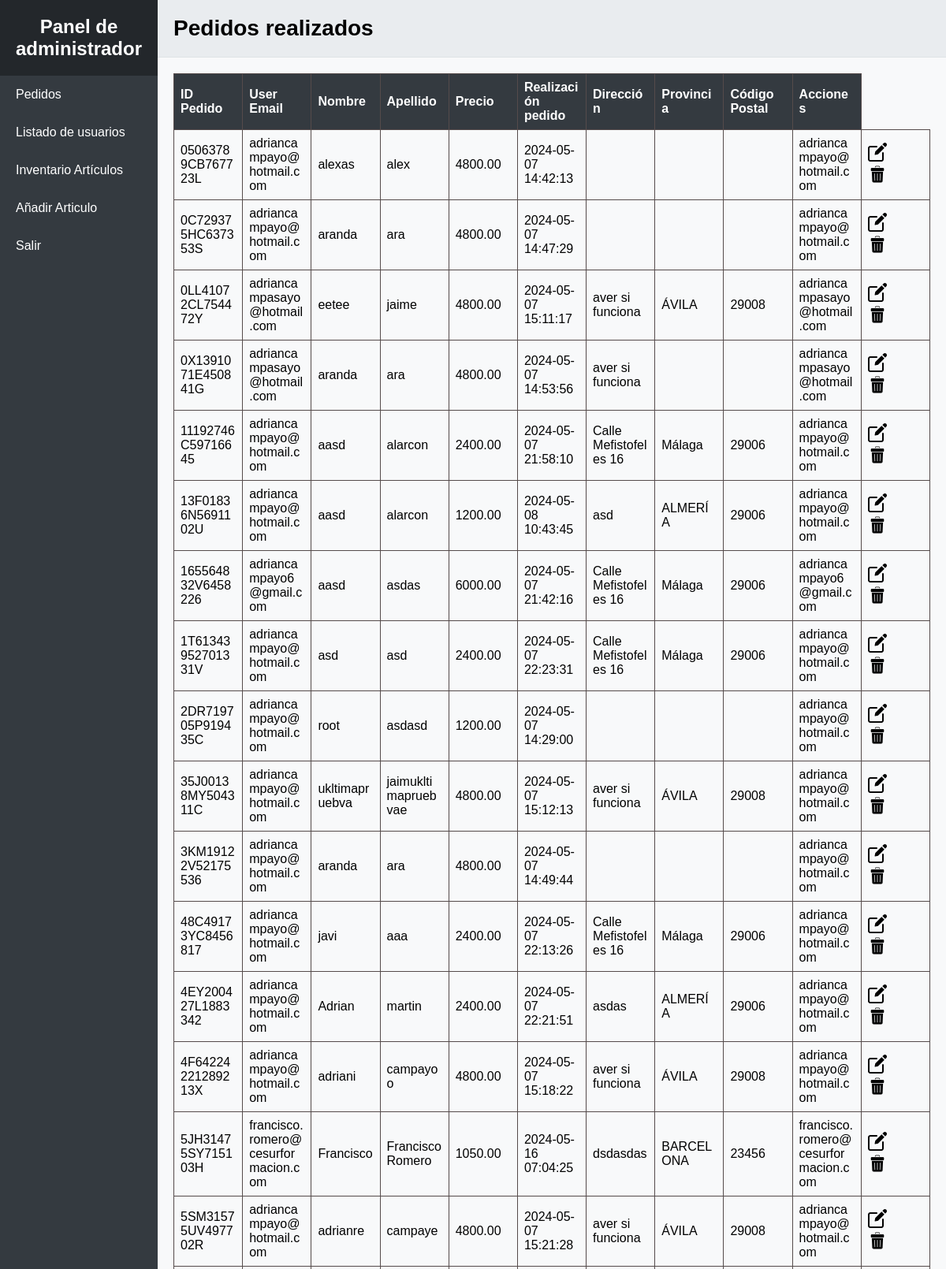
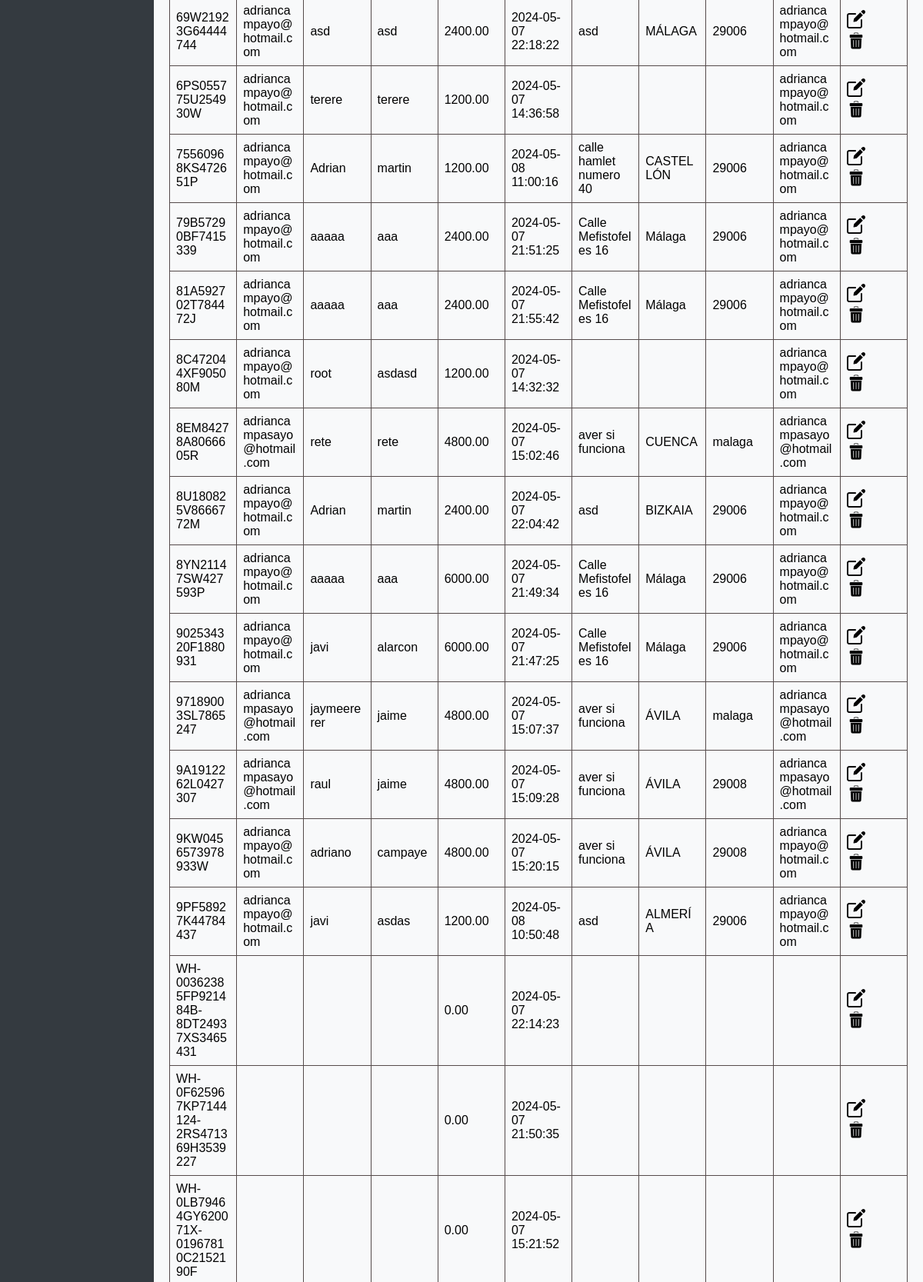
The app's page /admin.php (upper part), older data (2 pictures, top to bottom).
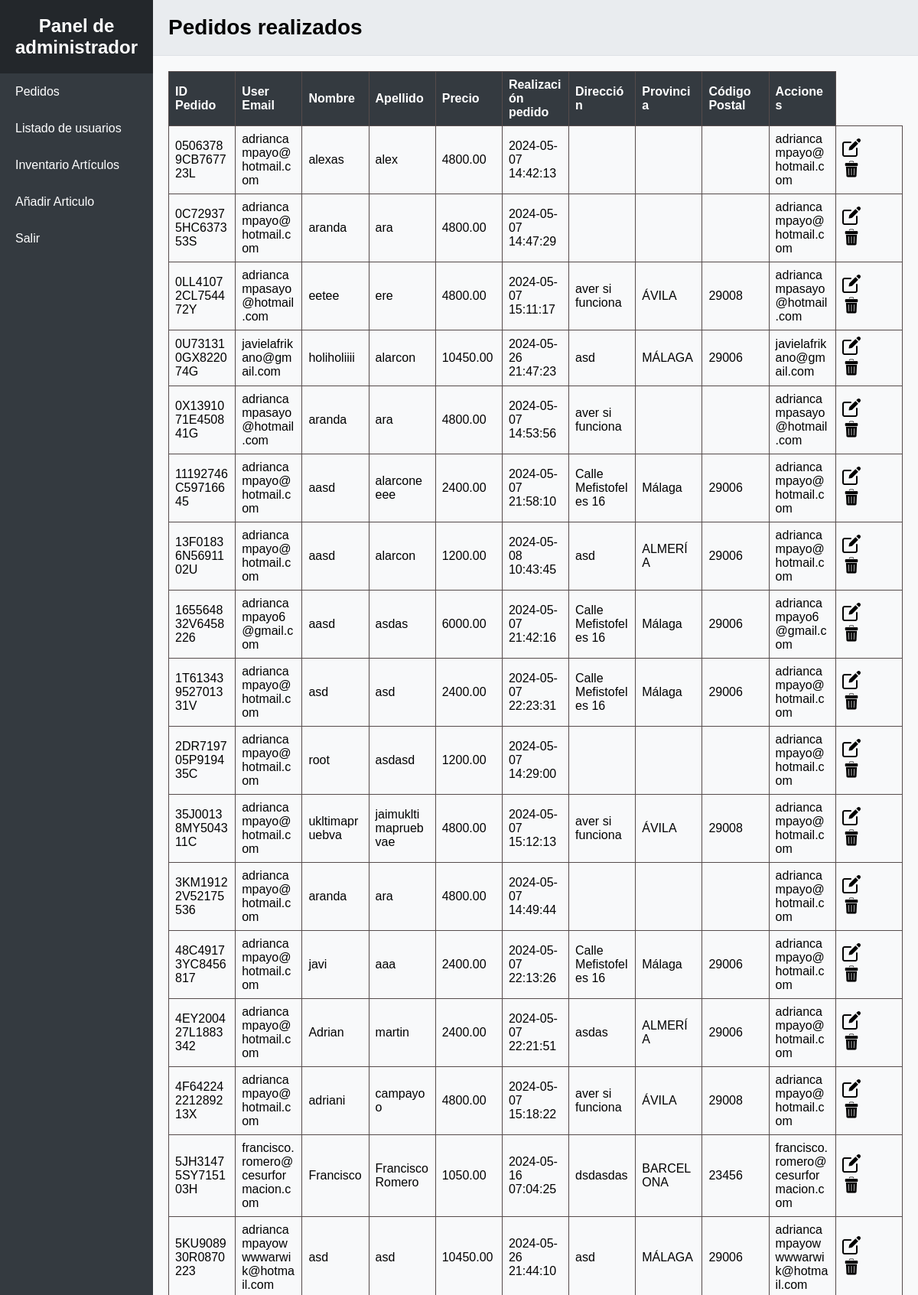
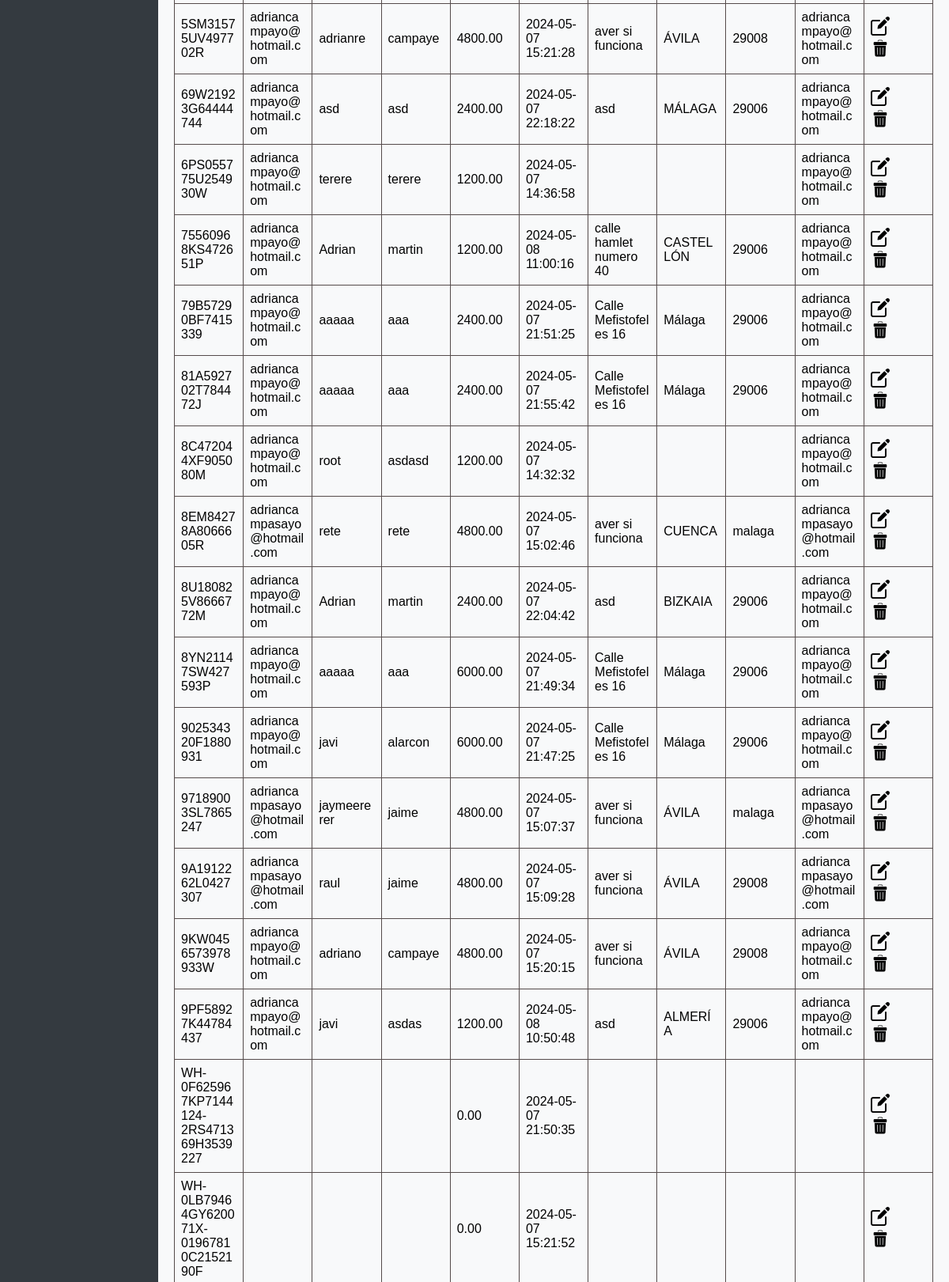
The same page, newer data (2 pictures, top to bottom).
### tables this page shows
CREATE TABLE `paypal_orders` (
  `payment_id` varchar(50) NOT NULL,
  `event_type` varchar(100) NOT NULL,
  `user_email` varchar(100) NOT NULL,
  `username` varchar(100) DEFAULT NULL,
  `username2` varchar(100) DEFAULT NULL,
  `precio` decimal(10,2) DEFAULT NULL,
  `create_time` datetime DEFAULT NULL,
  `update_time` datetime DEFAULT NULL,
  `link_href` varchar(200) DEFAULT NULL,
  `direccion` varchar(500) NOT NULL,
  `provincia` varchar(255) DEFAULT NULL,
  `codigo_postal` varchar(10) DEFAULT NULL,
  `ciudad` varchar(255) DEFAULT NULL,
  `nombrecompleto` varchar(255) DEFAULT NULL
);

### admin.php (the view, shortened to what this page needs)
<?php
$dsn = 'mysql:host=localhost;dbname=proyect';
$usuario = 'root';
$contraseña = '';
try {
    $conexion = new PDO($dsn, $usuario, $contraseña);
    $conexion->setAttribute(PDO::ATTR_ERRMODE, PDO::ERRMODE_EXCEPTION);
    $sql = "SELECT * FROM paypal_orders";
    $consulta = $conexion->query($sql);
    $pedidos = $consulta->fetchAll(PDO::FETCH_ASSOC);
} catch (PDOException $e) {
    echo '<p>Error al obtener los pedidos: ' . $e->getMessage() . '</p>';
}
?>
<!DOCTYPE html>
<html lang="es">
<head>
    <link rel="stylesheet" href="css/admin.css">
</head>
<body>
    <div class="container">
        <aside class="sidebar">
            <div class="sidebar-header">
                <h2>Panel de administrador</h2>
            </div>
            <nav class="menu">
                <ul>
                <li><a href="admin.php">Pedidos</a></li>
                    <li><a href="usuarios.php">Listado de usuarios</a></li>
                    <li><a href="inventario.php">Inventario Artículos</a></li>
                    <li><a href="añadirarticulo.php">Añadir Articulo</a></li>
                    <li><a href="index.php">Salir</a></li>
                </ul>
            </nav>
        </aside>
        <main class="main-content">
            <header class="header">
                <h1>Pedidos realizados</h1>
            </header>
            <section class="content">
                <?php if (isset($pedidos) && !empty($pedidos)) : ?>
                    <div class="table-container">
                        <table>
                            <thead>
                                <tr>
                                    <th>ID Pedido</th>
                                    <th>User Email</th>
                                    <th>Nombre</th>
                                    <th>Apellido</th>
                                    <th>Precio</th>
                                    <th>Realización pedido</th>
                                    <th>Dirección</th>
                                    <th>Provincia</th>
                                    <th>Código Postal</th>
                                    <th>Acciones</th>
                                </tr>
                            </thead>
                            <tbody>
                                <?php foreach ($pedidos as $pedido) : ?>
                                    <tr class="estado-<?php echo strtolower($pedido['event_type']); ?>">
                                        <td><?php echo $pedido['payment_id']; ?></td>
                                        <td><?php echo $pedido['user_email']; ?></td>
                                        <td><?php echo $pedido['username']; ?></td>
                                        <td><?php echo $pedido['username2']; ?></td>
                                        <td><?php echo $pedido['precio']; ?></td>
                                        <td><?php echo $pedido['create_time']; ?></td>
                                        <td><?php echo $pedido['direccion']; ?></td>
                                        <td><?php echo $pedido['provincia']; ?></td>
                                        <td><?php echo $pedido['codigo_postal']; ?></td>
                                        <td><?php echo $pedido['event_type']; ?></td>
                                        <td>
                                        <a href="javascript:void(0);" onclick="editOrder('<?php echo $pedido['payment_id']; ?>', '<?php echo $pedido['user_email']; ?>', '<?php echo $pedido['username']; ?>', '<?php echo $pedido['username2']; ?>', '<?php echo $pedido['precio']; ?>', '<?php echo $pedido['create_time']; ?>', '<?php echo $pedido['direccion']; ?>', '<?php echo $pedido['provincia']; ?>', '<?php echo $pedido['codigo_postal']; ?>', '<?php echo $pedido['ciudad']; ?>', '<?php echo $pedido['event_type']; ?>')">
    <img src="img/editt.png" alt="Editar">
</a>
                                            <a href="javascript:void(0);" onclick="confirmDelete('<?php echo $pedido['payment_id']; ?>')">
    <img src="img/eliminarr.png" alt="Eliminar">
</a>
                                        </td>
                                    </tr>
                                <?php endforeach; ?>
                            </tbody>
                        </table>
                    </div>
                <?php else : ?>
                    <p>No hay pedidos registrados.</p>
                <?php endif; ?>
            </section>
        </main>
    </div>
</body>
</html>

Row changes from the older to the newer data that the page shows:
removed paypal_orders: payment_id "WH-00362385FP921484B-8DT24937XS3465431", precio "0.00", create_time "2024-05-07 22:14:23"
changed paypal_orders "0LL41072CL754472Y": username2 "jaime" → "ere"
added paypal_orders: payment_id "0U731310GX822074G", user_email "javielafrikano@gmail.com", username "holiholiiii", username2 "alarcon", precio "10450.00", create_time "2024-05-26 21:47:23", direccion "asd", provincia "MÁLAGA", codigo_postal "29006", event_type "javielafrikano@gmail.com"
changed paypal_orders "11192746C59716645": username2 "alarcon" → "alarconeeee"
added paypal_orders: payment_id "5KU908930R0870223", user_email "adriancampayowwwwarwik@hotmail.com", username "asd", username2 "asd", precio "10450.00", create_time "2024-05-26 21:44:10", direccion "asd", provincia "MÁLAGA", codigo_postal "29006", event_type "adriancampayowwwwarwik@hotmail.com"
